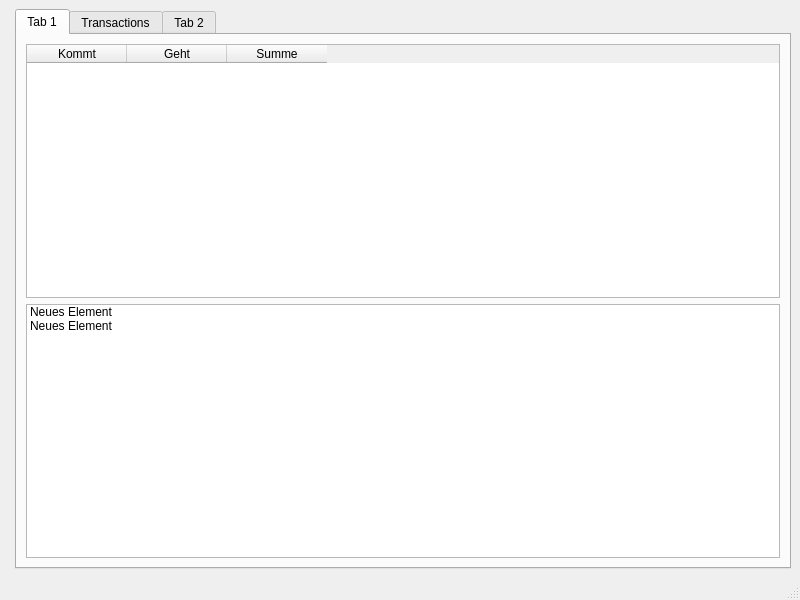
<?xml version="1.0" encoding="UTF-8"?>
<ui version="4.0">
 <class>MainWindow</class>
 <widget class="QMainWindow" name="MainWindow">
  <property name="geometry">
   <rect>
    <x>0</x>
    <y>0</y>
    <width>800</width>
    <height>600</height>
   </rect>
  </property>
  <property name="windowTitle">
   <string>MainWindow</string>
  </property>
  <widget class="QWidget" name="centralwidget">
   <layout class="QHBoxLayout" name="horizontalLayout" stretch="0,0">
    <item>
     <widget class="AccountBalanceListWidget" name="accountBalanceListWidget" native="true">
      <property name="sizePolicy">
       <sizepolicy hsizetype="Minimum" vsizetype="Preferred">
        <horstretch>0</horstretch>
        <verstretch>0</verstretch>
       </sizepolicy>
      </property>
     </widget>
    </item>
    <item>
     <widget class="QTabWidget" name="tabWidget">
      <property name="tabPosition">
       <enum>QTabWidget::TabPosition::North</enum>
      </property>
      <property name="currentIndex">
       <number>0</number>
      </property>
      <widget class="QWidget" name="tab_3">
       <attribute name="title">
        <string>Tab 1</string>
       </attribute>
       <layout class="QVBoxLayout" name="verticalLayout_2">
        <item>
         <widget class="QTableWidget" name="tableWidget">
          <column>
           <property name="text">
            <string>Kommt</string>
           </property>
          </column>
          <column>
           <property name="text">
            <string>Geht</string>
           </property>
          </column>
          <column>
           <property name="text">
            <string>Summe</string>
           </property>
          </column>
         </widget>
        </item>
        <item>
         <widget class="QListWidget" name="listWidget">
          <item>
           <property name="text">
            <string>Neues Element</string>
           </property>
          </item>
          <item>
           <property name="text">
            <string>Neues Element</string>
           </property>
          </item>
         </widget>
        </item>
       </layout>
      </widget>
      <widget class="QWidget" name="tab_transactions">
       <attribute name="title">
        <string>Transactions</string>
       </attribute>
      </widget>
      <widget class="QWidget" name="tab_4">
       <attribute name="title">
        <string>Tab 2</string>
       </attribute>
      </widget>
     </widget>
    </item>
   </layout>
  </widget>
  <widget class="QMenuBar" name="menubar">
   <property name="geometry">
    <rect>
     <x>0</x>
     <y>0</y>
     <width>800</width>
     <height>21</height>
    </rect>
   </property>
  </widget>
  <widget class="QStatusBar" name="statusbar"/>
 </widget>
 <customwidgets>
  <customwidget>
   <class>AccountBalanceListWidget</class>
   <extends>QWidget</extends>
   <header>accountbalancelistwidget.h</header>
   <container>1</container>
  </customwidget>
 </customwidgets>
 <resources/>
 <connections/>
</ui>
